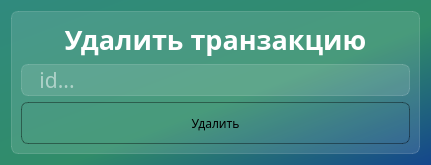
<?xml version="1.0" encoding="UTF-8"?>
<ui version="4.0">
 <class>Dialog</class>
 <widget class="QDialog" name="Dialog">
  <property name="geometry">
   <rect>
    <x>0</x>
    <y>0</y>
    <width>431</width>
    <height>164</height>
   </rect>
  </property>
  <property name="baseSize">
   <size>
    <width>431</width>
    <height>164</height>
   </size>
  </property>
  <property name="windowTitle">
   <string>Удалить</string>
  </property>
  <property name="styleSheet">
   <string notr="true">background-color: qlineargradient(spread:pad, x1:1, y1:1, x2:0, y2:0, stop:0 rgba(20, 70, 140, 255), stop:0.427447 rgba(48, 140, 105, 255), stop:1 rgba(48, 138,  126, 255));
font-family: BigCaslon;</string>
  </property>
  <layout class="QGridLayout" name="gridLayout">
   <item row="0" column="0">
    <widget class="QFrame" name="frame">
     <property name="styleSheet">
      <string notr="true">background-color: rgba(255, 255, 255, 30);
border: 1px solid rgba(255 ,255 ,255, 40);
border-radius: 7px;</string>
     </property>
     <property name="frameShape">
      <enum>QFrame::StyledPanel</enum>
     </property>
     <property name="frameShadow">
      <enum>QFrame::Raised</enum>
     </property>
     <layout class="QVBoxLayout" name="verticalLayout">
      <item>
       <widget class="QLabel" name="delete_trans_label">
        <property name="styleSheet">
         <string notr="true">color: white;
font-weight: bold;
font-size: 20pt;
background-color: none;
border: none;</string>
        </property>
        <property name="text">
         <string>Удалить транзакцию</string>
        </property>
        <property name="alignment">
         <set>Qt::AlignCenter</set>
        </property>
       </widget>
      </item>
      <item>
       <widget class="QLineEdit" name="delete_id">
        <property name="acceptDrops">
         <bool>false</bool>
        </property>
        <property name="toolTip">
         <string>&lt;html&gt;&lt;head/&gt;&lt;body&gt;&lt;p&gt;Введите  id транзакции, имеющейся в таблице&lt;/p&gt;&lt;/body&gt;&lt;/html&gt;</string>
        </property>
        <property name="styleSheet">
         <string notr="true">font-size: 16pt;
color: white;
padding-left: 10px;
height: 30px;</string>
        </property>
        <property name="placeholderText">
         <string> id...</string>
        </property>
       </widget>
      </item>
      <item>
       <widget class="QPushButton" name="delete_button">
        <property name="styleSheet">
         <string notr="true">QPushButton {
background-color: rgba(255,255, 255, 0);
border: 1px solid rgba(0, 0, 0, 100);
border-radius: 7px;
height: 40px;
}
QPushButton:hover {
background-color: rgba(255, 255, 255, 40);
}

QPushButton:pressed {
background-color: rgba(255, 255, 255, 90);
}</string>
        </property>
        <property name="text">
         <string>Удалить</string>
        </property>
        <property name="icon">
         <iconset resource="../../ORM_bookkeeper/res-new-window-rc.qrc">
          <normaloff>:/newPrefix/icons/delete.svg</normaloff>:/newPrefix/icons/delete.svg</iconset>
        </property>
        <property name="iconSize">
         <size>
          <width>24</width>
          <height>24</height>
         </size>
        </property>
       </widget>
      </item>
     </layout>
    </widget>
   </item>
  </layout>
 </widget>
 <resources>
  <include location="../../ORM_bookkeeper/res-new-window-rc.qrc"/>
 </resources>
 <connections/>
</ui>
